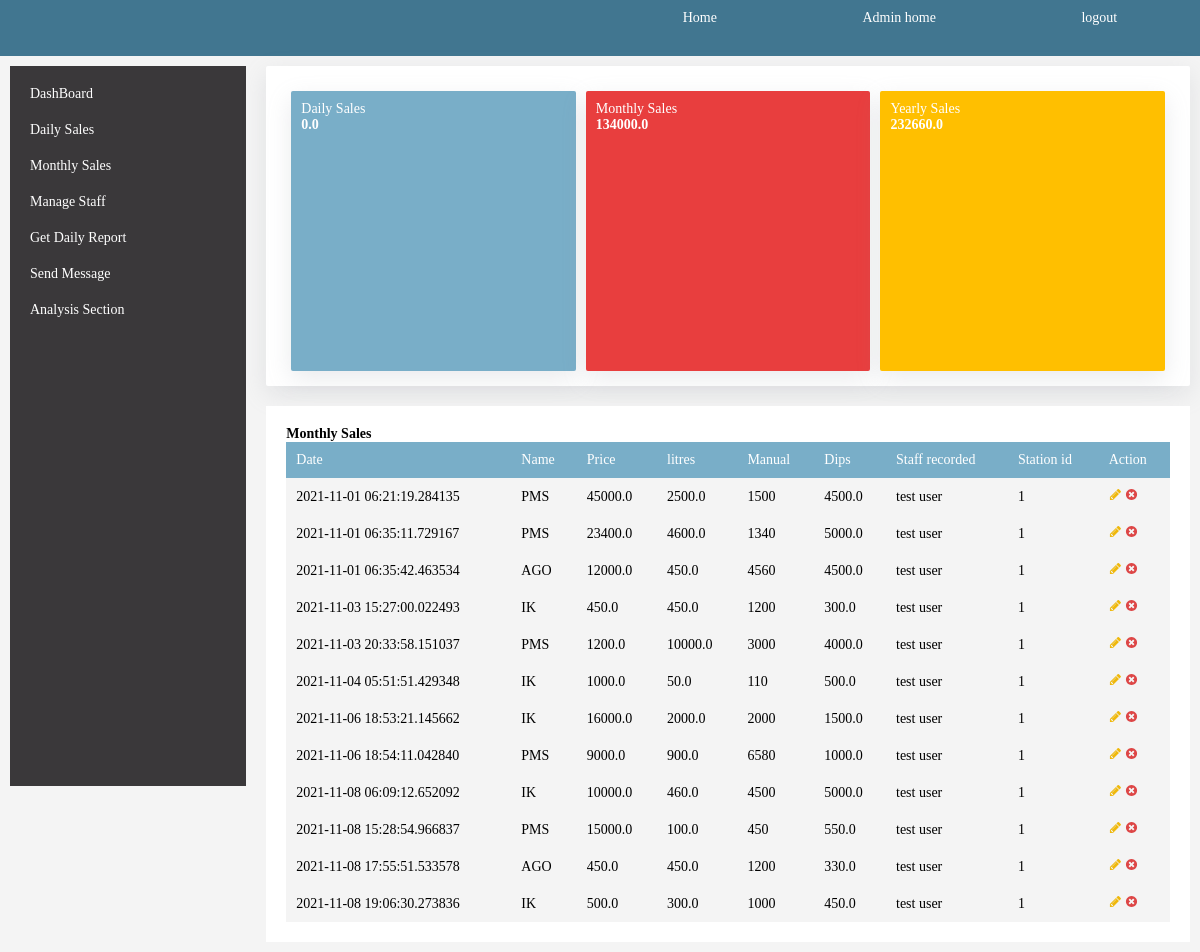
Page /get/monthly/sales (signed in) on the earlier database version.
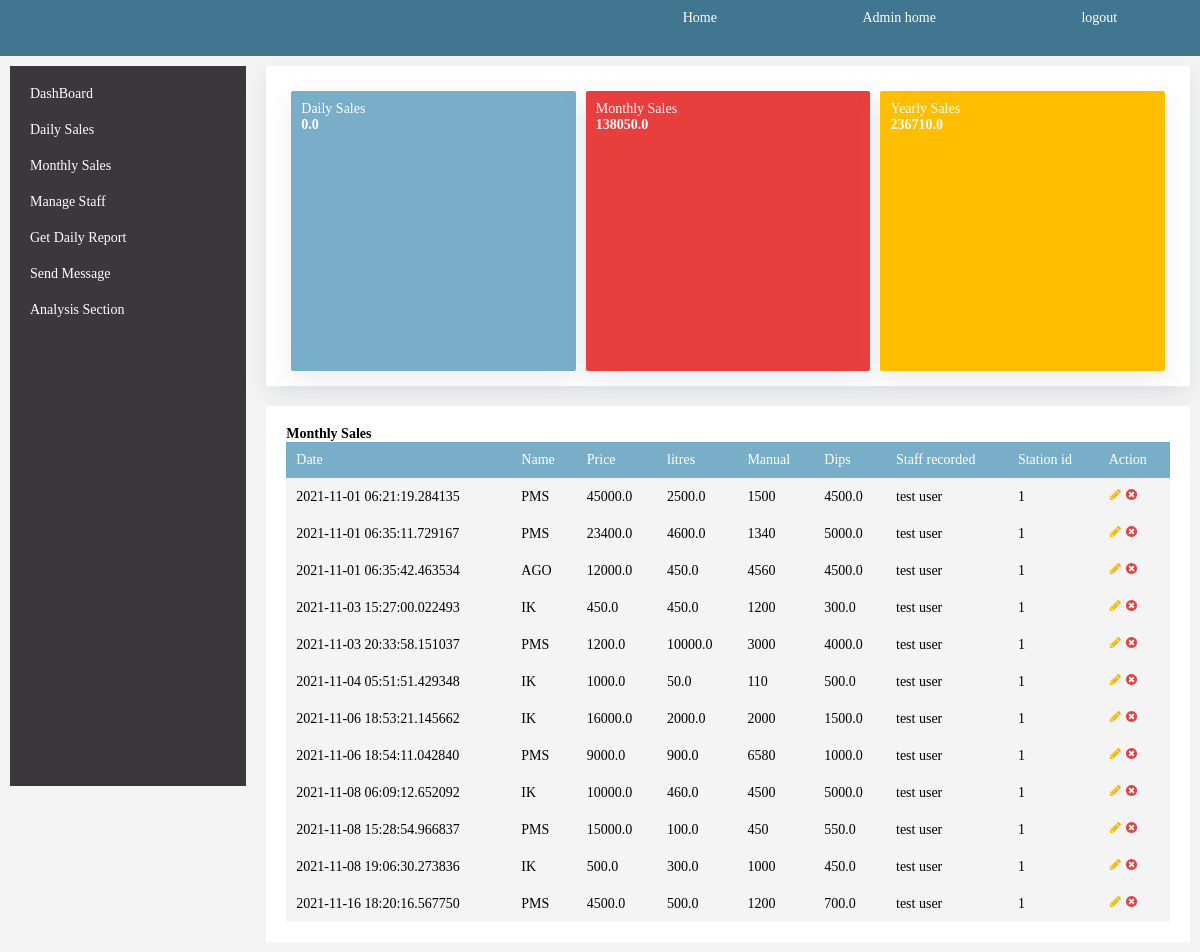
Same page on the later database version.
### src/models/__init__.py (models this page shows, shortened)
class DatabaseMixin(object):
	__table_args__ = {'extend_existing': True}

class FuelBaseClass(DatabaseMixin, db.Model):
    id = db.Column(db.Integer, primary_key=True)
    date_recorded = db.Column(db.DateTime, default=datetime.datetime.utcnow)
    sales = db.Column(db.Float, nullable=False)
    dips = db.Column(db.Float, nullable=False)
    litres = db.Column(db.Float, nullable=False)
    manual = db.Column(db.Integer, nullable=False)
    photo = db.Column(db.String(200), nullable=False)
    open_stock = db.Column(db.Boolean, nullable=False, default=False)
    fuel_type = db.Column(db.Integer, db.ForeignKey('fueltypes.id'))
    staff_recorded = db.Column(db.Integer, db.ForeignKey('staff.id'))

class fueltypes(DatabaseMixin, db.Model):
    id = db.Column(db.Integer, primary_key=True)
    fuel_name = db.Column(db.String(200), nullable=False)
    dips_refered = db.relationship('FuelBaseClass', lazy='dynamic', backref='fuel', cascade='all, delete')

class StaffMixin(object):
	__table_args__ = {'extend_existing': True}
	is_login = db.Column(db.Boolean, nullable=False, default=False)

class Staff(StaffMixin, UserMixin, db.Model):
    id = db.Column(db.Integer, primary_key=True)
    staff_name = db.Column(db.String(200), nullable=False)
    staff_id = db.Column(db.Integer, nullable=False)
    password=db.Column(db.String(200), nullable=False)
    is_admin = db.Column(db.Boolean, default=False)
    station_id = db.Column(db.Integer, db.ForeignKey('station.id'))
    return_filed = db.relationship('FuelBaseClass', lazy='dynamic', backref='records', overlaps="dips_refered,fuel")
    @login_manager.user_loader
    def load_user(id):
        return Staff.query.get(int(id))

### src/views/__init__.py (the view)
@user.route('get/monthly/sales')
@admins_only
def monthly_sales():
    now = datetime.datetime.utcnow()
    one_month =now - datetime.timedelta(days=20)
    flbase = FuelBaseClass.query.filter(FuelBaseClass.date_recorded > one_month).all()
    return render_template('monthlysales.html', yeartot=yearsum, yearsum=yearsum['sales'].sum(), monthly_sales=monthlysales['sales'].sum(), flbase=flbase, sales=tdy['sales'].sum(), tdy=tdy)

### src/views/__init__.py (called while the page is built)
def admins_only(func):
    @wraps(func)
    def is_admin(*args, **kwargs):
        if current_user.is_authenticated and current_user.is_admin:
            return func(*args, **kwargs)
        return redirect(url_for('application.home'))
    return is_admin

### src/templates/monthlysales.html (shortened to what this page needs)
{% extends 'admin.html'%}
{% block content %}
<div class="table-section">
	<h4 class="display-4">Monthly Sales</h4>
	<div class="table-1">
		<table>
		<thead>
		<tr>
			<td>Date</td>
			<td>Name</td>
			<td>Price</td>
			<td>litres</td>
			<td>Manual</td>
			<td>Dips</td>
			<td>Staff recorded</td>
			<td>Station id</td>
			<td>Action</td>
		</tr>
		</thead>
		<tbody>
			{% for i in flbase%}
			<tr>
			<td>{{i.date_recorded}}</td>
			<td>{{i.fuel.fuel_name}}</td>
			<td>{{i.sales}}</td>
			<td>{{i.litres}}</td>
			<td>{{i.manual}}</td>
			<td>{{i.dips}}</td>
			<td>{{i.records.staff_name}}</td>
			<td>{{i.records.station_id}}</td>
			<td>
				<a href="{{url_for('application.update_record', id=i.id)}}" id="update"><img src="{{url_for('static', filename='images/icons/change.svg')}}"></a>
				<a href="{{url_for('application.delete_record', id=i.id)}}"><img src="{{url_for('static', filename='images/icons/delete.svg')}}"></a>
			</td>
		</tr>
		{% endfor %}
		</tbody>
		</table>
	</div>
</div>
{% endblock content %}

Differences in the rows shown:
removed FuelBaseClass: date_recorded "2021-11-08 17:55:51.533578", fuel.fuel_name "AGO", sales "450.0", litres "450.0", manual "1200", dips "330.0", records.staff_name "test user", records.station_id "1"
added FuelBaseClass: date_recorded "2021-11-16 18:20:16.567750", fuel.fuel_name "PMS", sales "4500.0", litres "500.0", manual "1200", dips "700.0", records.staff_name "test user", records.station_id "1"
Other differences:
{{ monthly_sales }}: "134000.0" → "138050.0"
{{ yearsum }}: "232660.0" → "236710.0"
